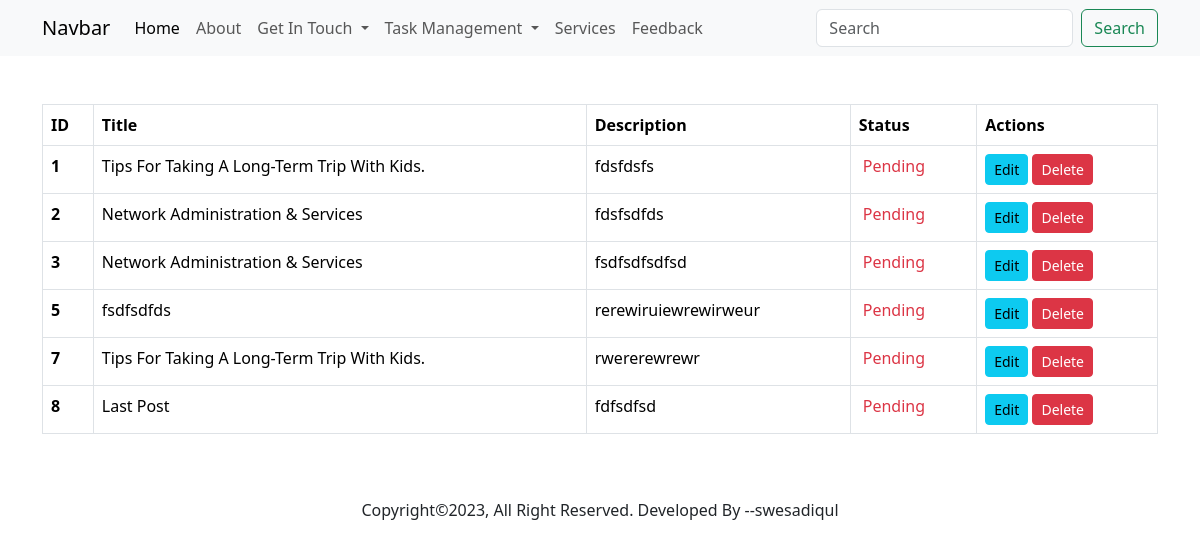
Page /task-list/ on the committed database.
### members/models.py (models this page shows, shortened)
class Task(models.Model):
    title = models.CharField(max_length=255)
    description = models.TextField()
    is_completed = models.BooleanField(default=False)
    created_at = models.DateTimeField(auto_now_add=True)
    updated_at = models.DateTimeField(auto_now=True)

### members/views.py (the view)
# urls.py: path('task-list/', views.task_list, name="task-list"),
def task_list(request):
    tasks = Task.objects.filter(is_completed=False)
    return render(request, 'todos/task_list.html', {'tasks': tasks})

### members/templates/todos/task_list.html
{% extends "base.html" %}
{% block content %}
<section id="task">
    <div class="container">
        <div class="row justify-content-center py-5">
            <div class="col-12">
                <table class="table table-bordered">
                    <thead>
                      <tr>
                        <th scope="col">ID</th>
                        <th scope="col">Title</th>
                        <th scope="col">Description</th>
                        <th scope="col">Status</th>
                        <th scope="col">Actions</th>
                      </tr>
                    </thead>
                    <tbody>
                      {% for x in tasks %}
                      <tr>
                        <th>{{ x.id }}</th>
                        <td>{{ x.title }}</td>
                        <td>{{ x.description }}</td>
                        <td>
                            {% if x.is_completed == True %}
                              <span class="text-primary p-1 fs-6">Completed</span>
                            {% else %}
                            <span class="text-danger p-1 fs-6">Pending</span>
                            {% endif %}
                        </td>
                        <td>
                            <a href="/edit-task/{{ x.id }}/" class="btn btn-sm btn-info">Edit</a>
                            <a href="/delete-task/{{ x.id }}/" class="btn btn-sm btn-danger">Delete</a>
                        </td>
                      </tr>
                      {% empty %}
                      <td colspan="6">Task is not available.</td>
                      {% endfor %}
                    </tbody>
                  </table>
            </div>
        </div>
    </div>
</section>
{% endblock %}

### rows in the picture
Task: id "1", title "Tips For Taking A Long-Term Trip With Kids.", description "fdsfdsfs", is_completed "Pending"
Task: id "2", title "Network Administration & Services", description "fdsfsdfds", is_completed "Pending"
Task: id "3", title "Network Administration & Services", description "fsdfsdfsdfsd", is_completed "Pending"
Task: id "5", title "fsdfsdfds", description "rerewiruiewrewirweur", is_completed "Pending"
Task: id "7", title "Tips For Taking A Long-Term Trip With Kids.", description "rwererewrewr", is_completed "Pending"
Task: id "8", title "Last Post", description "fdfsdfsd", is_completed "Pending"
